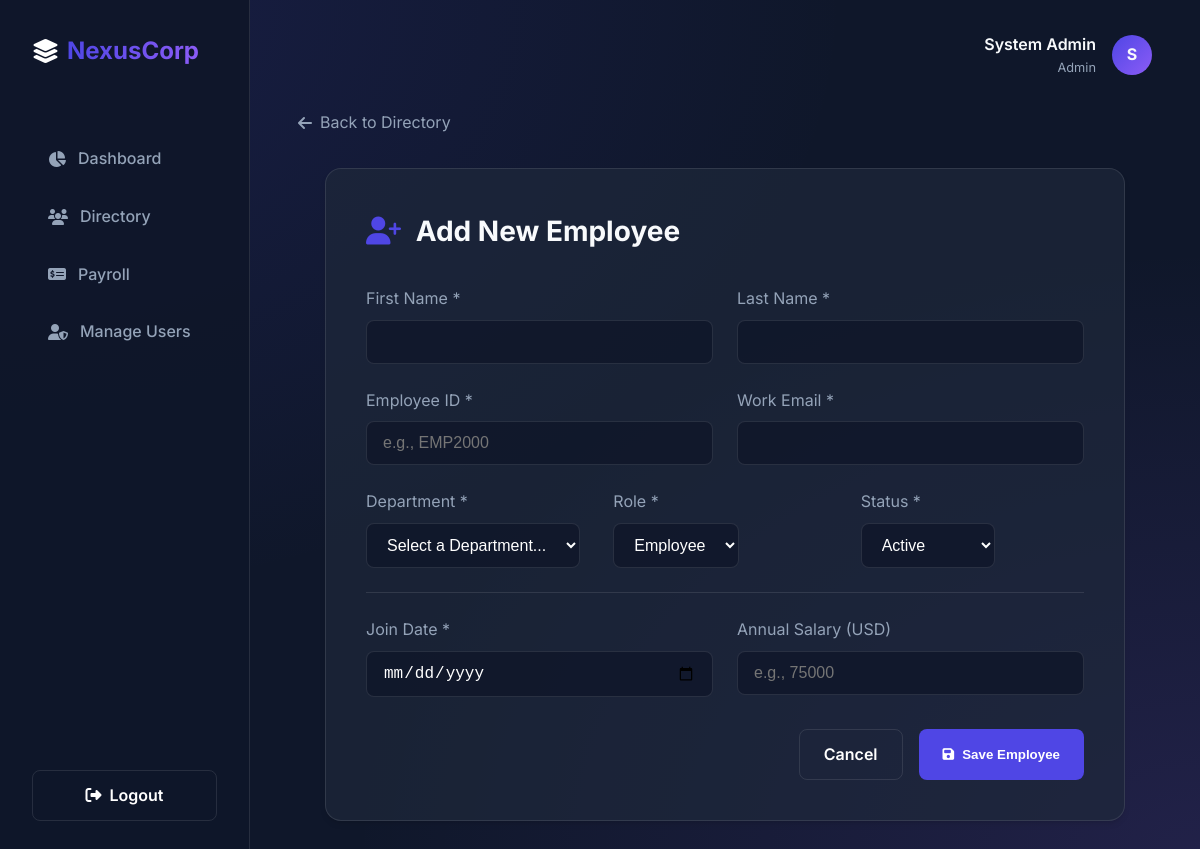
/employee/add (signed in), run on the app's committed database.
### models.py (models this page shows)
class User(UserMixin, db.Model):
    __tablename__ = 'users'
    id = db.Column(db.Integer, primary_key=True)
    name = db.Column(db.String(100), nullable=False)
    email = db.Column(db.String(100), unique=True, nullable=False)
    password = db.Column(db.String(255), nullable=False)
    role = db.Column(db.String(20), nullable=False, default='employee') # web app login role: admin vs employee

### app.py (the view, shortened to what this page needs)
@app.route('/employee/add', methods=['GET', 'POST'])
@login_required
def add_employee():
    if current_user.role not in ['admin', 'manager']:
        flash('Unauthorized access. Only Managers and Admins can add employees.', 'danger')
        return redirect(url_for('employees'))
    departments = Department.query.order_by(Department.name).all()
    return render_template('add_employee.html', departments=departments)

### app.py (called while the page is built)
@login_manager.user_loader
def load_user(user_id):
    return User.query.get(int(user_id))

### templates/add_employee.html (shortened to what this page needs)
{% extends 'base.html' %}
{% block content %}
<div class="animate-fade-in">
    <div style="margin-bottom: 2rem;">
        <a href="{{ url_for('employees') }}" style="color: var(--text-muted); text-decoration: none; display: inline-flex; align-items: center; gap: 0.5rem; transition: color 0.2s;">
            <i class="fa-solid fa-arrow-left"></i> Back to Directory
        </a>
    </div>
    <div class="glass-panel" style="padding: 2.5rem; max-width: 800px; margin: 0 auto;">
        <h2 style="margin-bottom: 2rem; font-size: 1.75rem;"><i class="fa-solid fa-user-plus" style="margin-right: 0.5rem; color: var(--primary-color);"></i> Add New Employee</h2>
        <form method="POST" action="{{ url_for('add_employee') }}">
            <div style="display: grid; grid-template-columns: 1fr 1fr; gap: 1.5rem; margin-bottom: 1.5rem;">
                <div class="form-group" style="margin-bottom: 0;">
                    <label for="first_name">First Name *</label>
                    <input type="text" id="first_name" name="first_name" required>
                </div>
                <div class="form-group" style="margin-bottom: 0;">
                    <label for="last_name">Last Name *</label>
                    <input type="text" id="last_name" name="last_name" required>
                </div>
            </div>
            <div style="display: grid; grid-template-columns: 1fr 1fr; gap: 1.5rem; margin-bottom: 1.5rem;">
                <div class="form-group" style="margin-bottom: 0;">
                    <label for="employee_id">Employee ID *</label>
                    <input type="text" id="employee_id" name="employee_id" placeholder="e.g., EMP2000" required>
                </div>
                <div class="form-group" style="margin-bottom: 0;">
                    <label for="email">Work Email *</label>
                    <input type="email" id="email" name="email" required>
                </div>
            </div>
            <div style="display: grid; grid-template-columns: 1fr 1fr 1fr; gap: 1.5rem; margin-bottom: 1.5rem;">
                <div class="form-group" style="margin-bottom: 0;">
                    <label for="department_id">Department *</label>
                    <select id="department_id" name="department_id" required>
                        <option value="">Select a Department...</option>
                    </select>
                </div>
                <div class="form-group" style="margin-bottom: 0;">
                    <label for="role">Role *</label>
                    <select id="role" name="role" required>
                        <option value="Employee">Employee</option>
                    </select>
                </div>
                <div class="form-group" style="margin-bottom: 0;">
                    <label for="status">Status *</label>
                    <select id="status" name="status" required>
                        <option value="Active">Active</option>
                    </select>
                </div>
            </div>
            <div style="display: grid; grid-template-columns: 1fr 1fr; gap: 1.5rem; margin-bottom: 2rem; padding-top: 1.5rem; border-top: 1px solid var(--glass-border);">
                <div class="form-group" style="margin-bottom: 0;">
                    <label for="join_date">Join Date *</label>
                    <input type="date" id="join_date" name="join_date" required>
                </div>
                <div class="form-group" style="margin-bottom: 0;">
                    <label for="salary">Annual Salary (USD)</label>
                    <input type="number" id="salary" name="salary" placeholder="e.g., 75000">
                </div>
            </div>
            <div style="display: flex; gap: 1rem; justify-content: flex-end;">
                <a href="{{ url_for('employees') }}" class="btn btn-secondary">Cancel</a>
                <button type="submit" class="btn"><i class="fa-solid fa-save"></i> Save Employee</button>
            </div>
        </form>
    </div>
</div>
{% endblock %}

### templates/base.html (shortened to what this page needs)
<!DOCTYPE html>
<html lang="en">
<head>
    <link rel="stylesheet" href="{{ url_for('static', filename='css/style.css') }}">
    <link rel="stylesheet" href="https://cdnjs.cloudflare.com/ajax/libs/font-awesome/6.4.0/css/all.min.css">
</head>
<body>
    <div class="layout">
        {% if current_user.is_authenticated %}
        <nav class="sidebar">
            <a href="{{ url_for('dashboard') }}" class="brand">
                <i class="fa-solid fa-layer-group"></i> <span>Nexus<strong>Corp</strong></span>
            </a>
            <ul class="nav-links" style="margin-top: 2rem;">
                <li>
                    <a href="{{ url_for('dashboard') }}" class="{{ 'active' if request.endpoint == 'dashboard' else '' }}">
                        <i class="fa-solid fa-chart-pie"></i> Dashboard
                    </a>
                </li>
                <li>
                    <a href="{{ url_for('employees') }}" class="{{ 'active' if request.endpoint == 'employees' or request.endpoint == 'employee_detail' else '' }}">
                        <i class="fa-solid fa-users"></i> Directory
                    </a>
                </li>
                {% if current_user.role in ['admin', 'manager'] %}
                <li>
                    <a href="{{ url_for('payments') }}" class="{{ 'active' if request.endpoint == 'payments' else '' }}">
                        <i class="fa-solid fa-money-check-dollar"></i> Payroll
                    </a>
                </li>
                {% endif %}
                {% if current_user.role == 'admin' %}
                <li>
                    <a href="{{ url_for('manage_users') }}" class="{{ 'active' if request.endpoint == 'manage_users' else '' }}">
                        <i class="fa-solid fa-user-shield"></i> Manage Users
                    </a>
                </li>
                {% endif %}
            </ul>
            <div style="margin-top: auto;">
                <a href="{{ url_for('logout') }}" class="btn btn-secondary" style="width: 100%; justify-content: center;">
                    <i class="fa-solid fa-sign-out-alt"></i> Logout
                </a>
            </div>
        </nav>
        {% endif %}
        <main class="main-content">
            {% if current_user.is_authenticated %}
            <header>
                <div class="user-profile">
                    <div style="text-align: right;">
                        <div style="font-weight: 600;">{{ current_user.name }}</div>
                        <div style="font-size: 0.8rem; color: var(--text-muted); text-transform: capitalize;">{{ current_user.role }}</div>
                    </div>
                    <div class="avatar">{{ current_user.name[0] }}</div>
                </div>
            </header>
            {% endif %}
            {% block content %}{% endblock %}
        </main>
    </div>
</body>
</html>

### static/css/style.css (style rules this page uses)
:root { --primary-color: #4F46E5; --primary-hover: #4338CA; --secondary-color: #10B981; --dark-bg: #0F172A; --card-bg: rgba(30, 41, 59, 0.7); --glass-border: rgba(255, 255, 255, 0.1); --text-main: #F8FAFC; --text-muted: #94A3B8; --accent-color: #8B5CF6; --danger-color: #EF4444; }
* { box-sizing: border-box; margin: 0; padding: 0; }
body { font-family: 'Inter', sans-serif; background-color: var(--dark-bg); background-image: radial-gradient(at 0% 0%, rgba(79, 70, 229, 0.15) 0px, transparent 50%), radial-gradient(at 100% 100%, rgba(139, 92, 246, 0.15) 0px, transparent 50%); background-attachment: fixed; color: var(--text-main); line-height: 1.6; min-height: 100vh; }
.glass-panel { background: var(--card-bg); backdrop-filter: blur(12px); -webkit-backdrop-filter: blur(12px); border: 1px solid var(--glass-border); border-radius: 16px; box-shadow: 0 4px 6px -1px rgba(0, 0, 0, 0.1), 0 2px 4px -1px rgba(0, 0, 0, 0.06); }
.layout { display: flex; min-height: 100vh; }
.sidebar { width: 250px; padding: 2rem; display: flex; flex-direction: column; gap: 2rem; border-right: 1px solid var(--glass-border); background: rgba(15, 23, 42, 0.95); }
.brand { font-size: 1.5rem; font-weight: 700; color: white; display: flex; align-items: center; gap: 0.5rem; text-decoration: none; }
.brand span { background: linear-gradient(to right, var(--primary-color), var(--accent-color)); -webkit-background-clip: text; background-clip: text; -webkit-text-fill-color: transparent; }
.nav-links { list-style: none; display: flex; flex-direction: column; gap: 0.5rem; }
.nav-links a { color: var(--text-muted); text-decoration: none; padding: 0.75rem 1rem; border-radius: 8px; display: flex; align-items: center; gap: 0.75rem; transition: all 0.3s ease; font-weight: 500; }
.main-content { flex: 1; padding: 2rem 3rem; overflow-y: auto; }
header { display: flex; justify-content: space-between; align-items: center; margin-bottom: 2rem; }
.user-profile { display: flex; align-items: center; gap: 1rem; }
.avatar { width: 40px; height: 40px; border-radius: 50%; background: linear-gradient(135deg, var(--primary-color), var(--accent-color)); display: flex; align-items: center; justify-content: center; font-weight: bold; }
input, select { background: rgba(15, 23, 42, 0.8); border: 1px solid var(--glass-border); color: white; padding: 0.75rem 1rem; border-radius: 8px; font-size: 1rem; transition: border-color 0.3s ease; flex: 1; }
.btn { background: var(--primary-color); color: white; border: none; padding: 0.75rem 1.5rem; border-radius: 8px; font-weight: 600; cursor: pointer; transition: all 0.3s ease; text-decoration: none; display: inline-flex; align-items: center; gap: 0.5rem; }
.btn-secondary { background: transparent; border: 1px solid var(--glass-border); }
.form-group { margin-bottom: 1.5rem; }
.form-group label { display: block; margin-bottom: 0.5rem; color: var(--text-muted); }
.form-group input { width: 100%; }
.animate-fade-in { animation: fadeIn 0.5s cubic-bezier(0.16, 1, 0.3, 1) forwards; }

### data on the page
User: name "System Admin", role "Admin", name "S"
